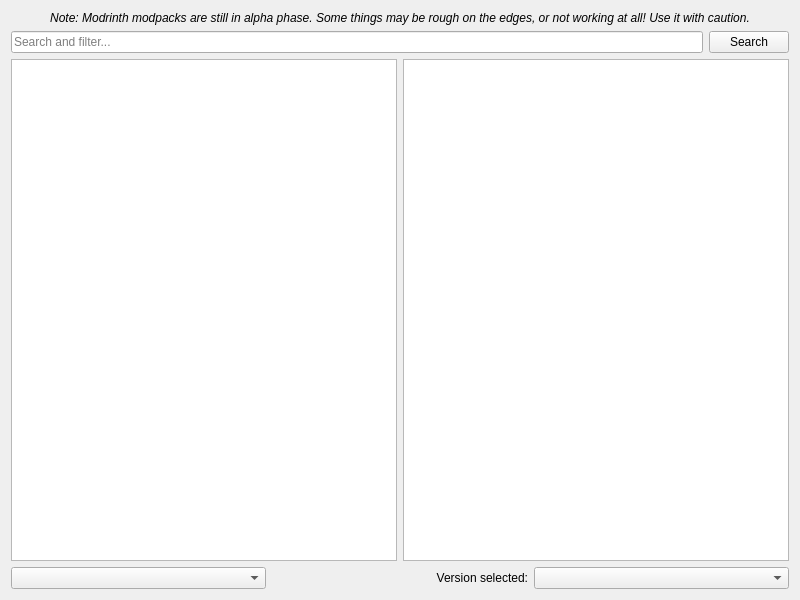
<?xml version="1.0" encoding="UTF-8"?>
<ui version="4.0">
 <class>ModrinthPage</class>
 <widget class="QWidget" name="ModrinthPage">
  <property name="geometry">
   <rect>
    <x>0</x>
    <y>0</y>
    <width>800</width>
    <height>600</height>
   </rect>
  </property>
  <layout class="QVBoxLayout">
   <item>
    <widget class="QLabel" name="label_2">
     <property name="font">
      <font>
       <italic>true</italic>
      </font>
     </property>
     <property name="text">
      <string>Note: Modrinth modpacks are still in alpha phase. Some things may be rough on the edges, or not working at all! Use it with caution.</string>
     </property>
     <property name="alignment">
      <set>Qt::AlignCenter</set>
     </property>
     <property name="wordWrap">
      <bool>true</bool>
     </property>
    </widget>
   </item>
   <item>
    <layout class="QHBoxLayout">
     <item>
      <widget class="QLineEdit" name="searchEdit">
       <property name="placeholderText">
        <string>Search and filter...</string>
       </property>
      </widget>
     </item>
     <item>
      <widget class="QPushButton" name="searchButton">
       <property name="text">
        <string>Search</string>
       </property>
      </widget>
     </item>
    </layout>
   </item>
   <item>
    <layout class="QHBoxLayout">
     <item>
      <widget class="QListView" name="packView">
       <property name="horizontalScrollBarPolicy">
        <enum>Qt::ScrollBarAlwaysOff</enum>
       </property>
       <property name="alternatingRowColors">
        <bool>true</bool>
       </property>
       <property name="iconSize">
        <size>
         <width>48</width>
         <height>48</height>
        </size>
       </property>
      </widget>
     </item>
     <item>
      <widget class="QTextBrowser" name="packDescription">
       <property name="openExternalLinks">
        <bool>true</bool>
       </property>
       <property name="openLinks">
        <bool>true</bool>
       </property>
      </widget>
     </item>
    </layout>
   </item>
   <item>
    <layout class="QHBoxLayout">
     <item>
      <widget class="QComboBox" name="sortByBox"/>
     </item>
     <item>
      <widget class="QLabel" name="label">
       <property name="text">
        <string>Version selected:</string>
       </property>
       <property name="alignment">
        <set>Qt::AlignRight|Qt::AlignTrailing|Qt::AlignVCenter</set>
       </property>
      </widget>
     </item>
     <item>
      <widget class="QComboBox" name="versionSelectionBox"/>
     </item>
    </layout>
   </item>
  </layout>
 </widget>
 <tabstops>
  <tabstop>searchEdit</tabstop>
  <tabstop>searchButton</tabstop>
  <tabstop>packView</tabstop>
  <tabstop>packDescription</tabstop>
  <tabstop>sortByBox</tabstop>
  <tabstop>versionSelectionBox</tabstop>
 </tabstops>
 <resources/>
 <connections/>
</ui>
